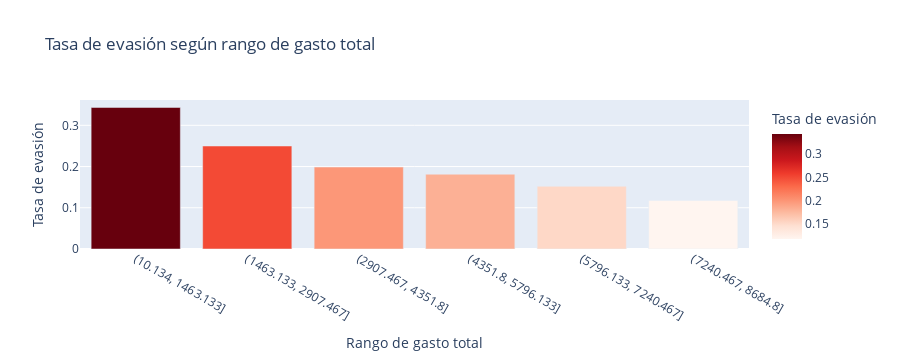

The notebook cell saved with this chart:
### Code cell
fig = px.bar(
    evasión_por_rango,
    x='rango_gasto',
    y='remainder__Evasion',
    title='Tasa de evasión según rango de gasto total',
    labels={'rango_gasto': 'Rango de gasto total', 'remainder__Evasion': 'Tasa de evasión'},
    color='remainder__Evasion',
    color_continuous_scale='Reds'
)
fig.show()

### Figure 1 — Plotly figure (JSON) as saved in the notebook; plotly's stock layout.template omitted (floating-point values rounded to 4 significant figures)
{"data": [{"hovertemplate": "Rango de gasto total=%{x}<br>Tasa de evasión=%{marker.color}<extra></extra>", "legendgroup": "", "marker": {"color": [0.3433, 0.2498, 0.1988, 0.1814, 0.1521, 0.1176], "coloraxis": "coloraxis", "pattern": {"shape": ""}}, "name": "", "orientation": "v", "showlegend": false, "textposition": "auto", "type": "bar", "x": ["(10.134, 1463.133]", "(1463.133, 2907.467]", "(2907.467, 4351.8]", "(4351.8, 5796.133]", "(5796.133, 7240.467]", "(7240.467, 8684.8]"], "xaxis": "x", "y": [0.3433, 0.2498, 0.1988, 0.1814, 0.1521, 0.1176], "yaxis": "y"}], "layout": {"barmode": "relative", "coloraxis": {"colorbar": {"title": {"text": "Tasa de evasión"}}, "colorscale": [[0, "rgb(255,245,240)"], [0.125, "rgb(254,224,210)"], [0.25, "rgb(252,187,161)"], [0.375, "rgb(252,146,114)"], [0.5, "rgb(251,106,74)"], [0.625, "rgb(239,59,44)"], [0.75, "rgb(203,24,29)"], [0.875, "rgb(165,15,21)"], [1, "rgb(103,0,13)"]]}, "height": 360, "legend": {"tracegroupgap": 0}, "title": {"text": "Tasa de evasión según rango de gasto total"}, "xaxis": {"anchor": "y", "autorange": true, "domain": [0, 1], "range": [-0.5, 5.5], "title": {"text": "Rango de gasto total"}, "type": "category"}, "yaxis": {"anchor": "x", "autorange": true, "domain": [0, 1], "range": [0, 0.3614], "title": {"text": "Tasa de evasión"}, "type": "linear"}}}
